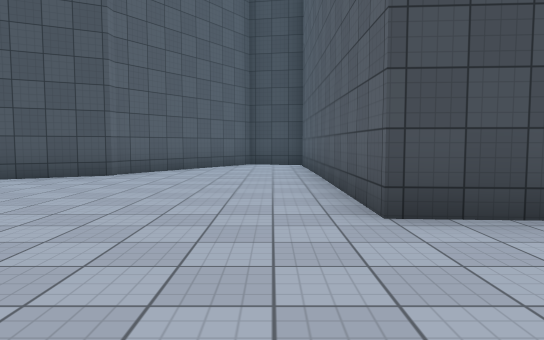
View 1 (above)

23 first-person views from a walk through a Unity game level. The camera is 1.3 m above the floor, tilts 4° down and sees 70° across. The floor is counted in squares, 2 m on a side. Each view is taken from the middle of a square. On the plan, view 1 faces up. The plan holds only what a view shows up to about 11 squares ahead; the rest is blank. The place goes on beyond the plan. Some animated figures are not drawn. Surface patterns are stand-ins for the level's own textures.

View 2
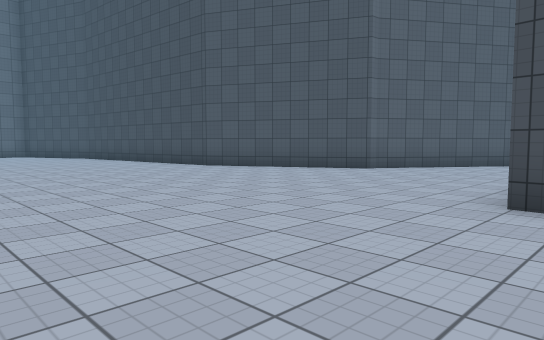

View 3
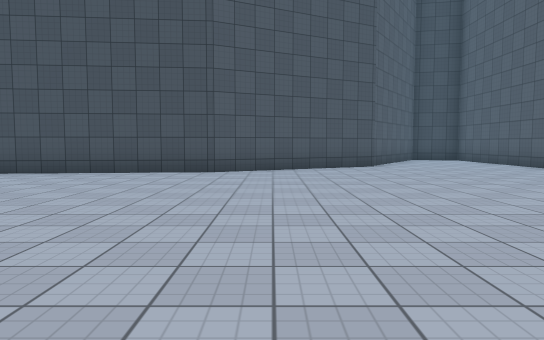

View 4
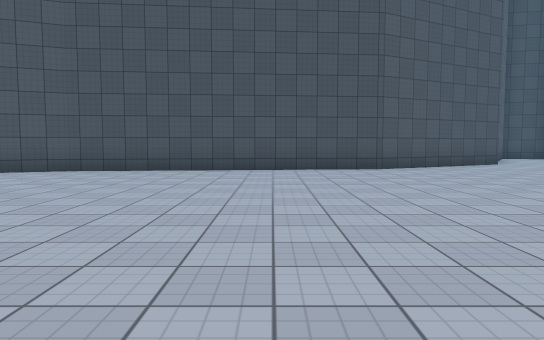

View 5
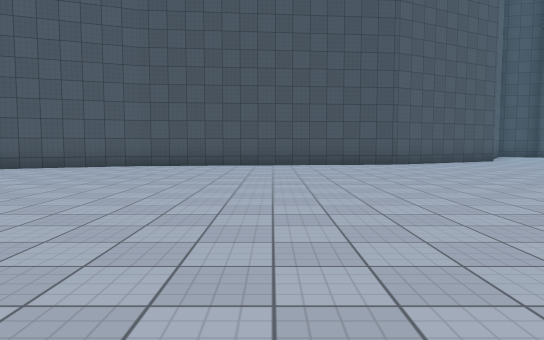

View 6
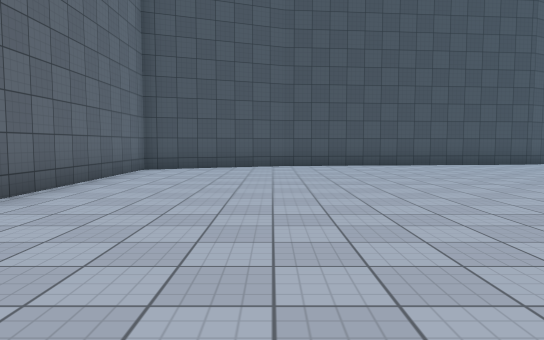

View 7
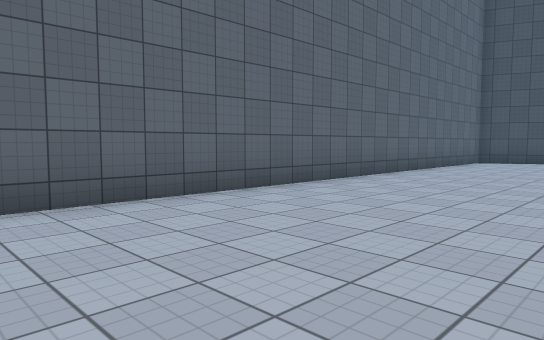

View 8
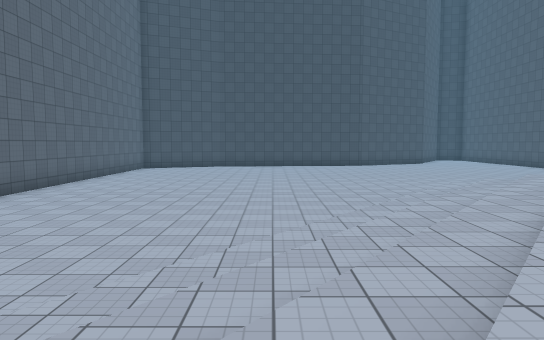

View 9
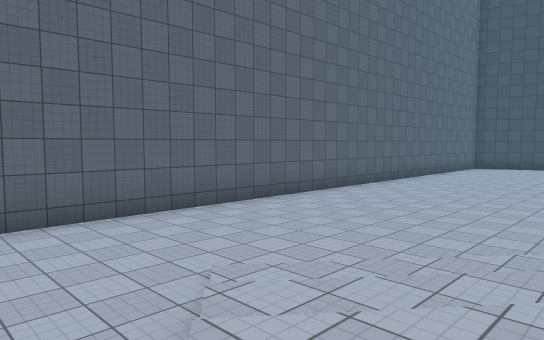

View 10
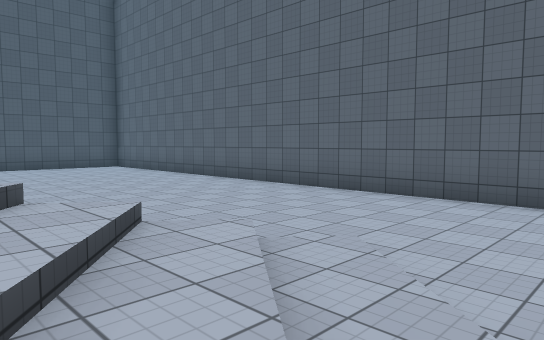

View 11
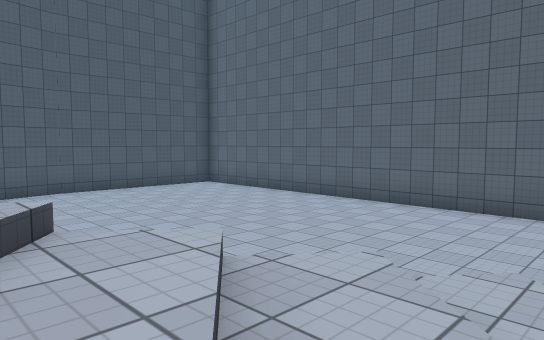

View 12
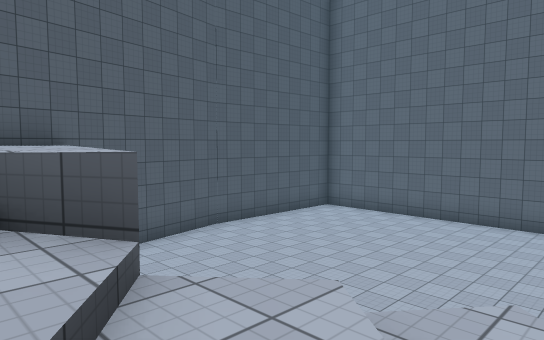

View 13
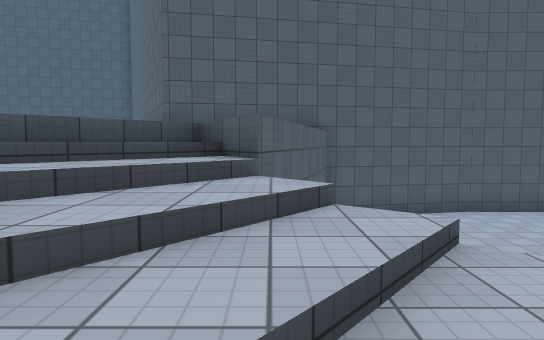

View 14
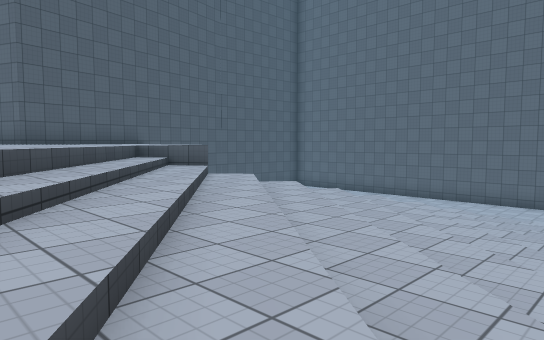

View 15
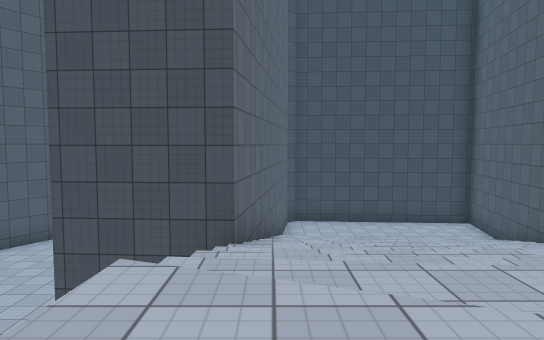

View 16
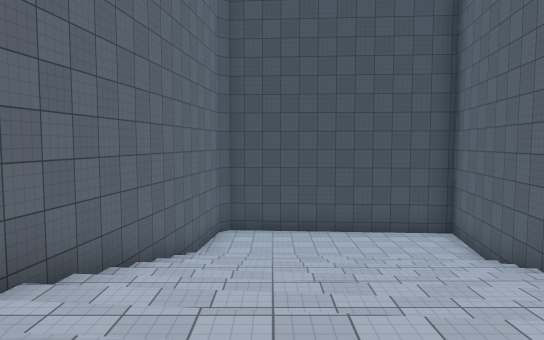

View 17
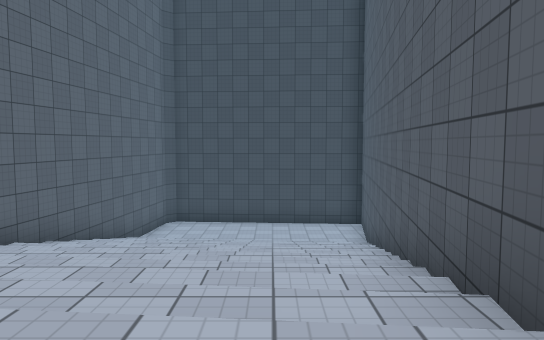

View 18
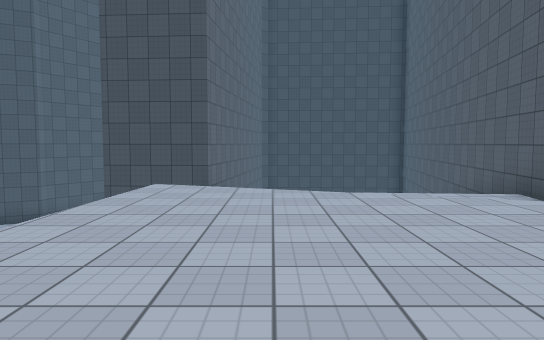

View 19
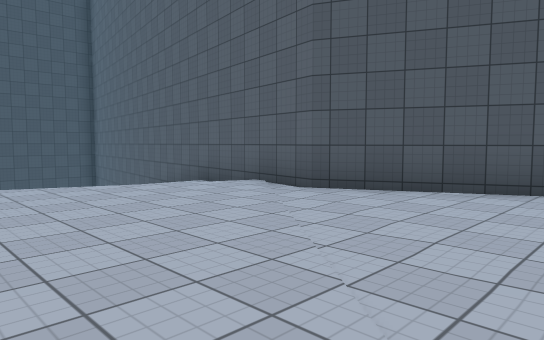

View 20
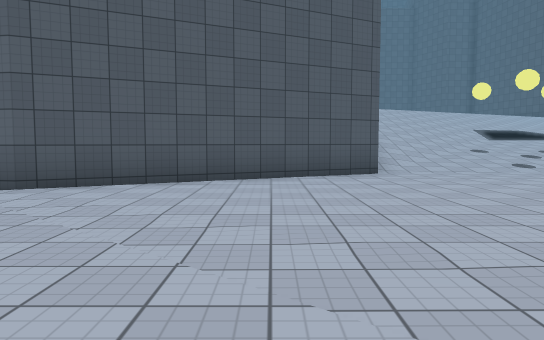

View 21
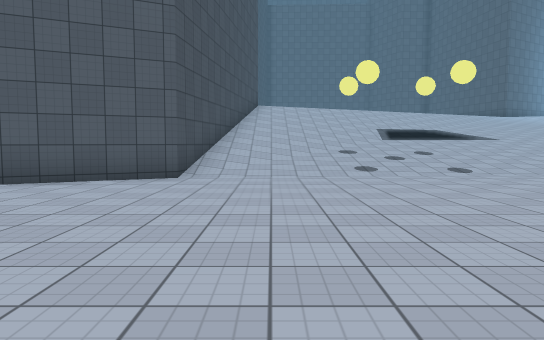

View 22
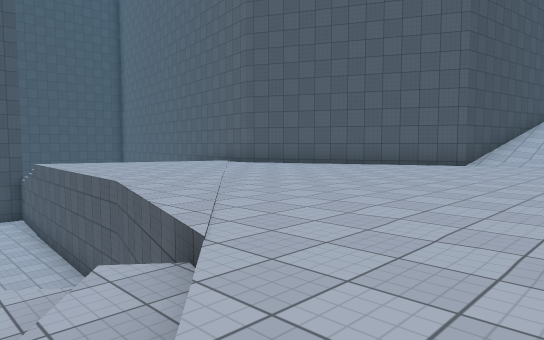

View 23
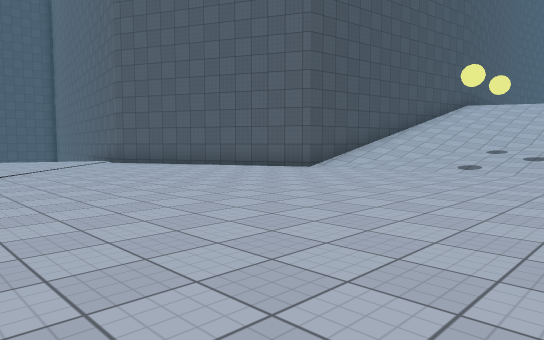

### Floor plan
Key: @ floor where view 1 was taken; # wall or solid block; . main floor; : floor 4 m higher than the main floor; + floor 4.25 m higher than the main floor; / step, stairs or slope; = window, fence, low wall or low ledge; v drop or lower ground.
Columns run from 19 left of view 1 to 14 right of it. Each row starts with its distance up from view 1.
 12                  ##    ########
 11                  #..#  #......#
 10                 ##..#  #......#
  9                 #...#  #///...#
  8               ###...#  #//////#
  7             ###.....# ##//////#
  6       #######.......###//////##
  5   #####.............###//////#
  4 ###.................###//////#
  3 #......................//////#
  2 #......................//////#
  1 #.....................///////#
  0 #..................@..////::##
 -1 #...............  .... ++/::#
 -2 #..............      .v++++/#
 -3 #..........  .       ./+++++#
 -4 #.........../        ./+++++##
 -5 #..........///       ./++++++#
 -6 #..........///        +++++++#
 -7 #.........////        +++++++##
 -8 #........////        .++++++++#
 -9 #.......////         .++++++++####
-10 #....../////         ++++++++++///
-11 #...../////         /++++++++++///
-12 #.....////          +++++++++++///
-13 #..../////   // /  /+++++++++++///
-14 #.../////////////     +++++++++///
-15 #....////////////     +++++++++///
-16 #......//////////     ++++    ++//
-17 #.......#///////               +//
-18 #......   //////
-19 #......   /////+
-20 #.......   =//++
-21 #........  //
-22 #........  ++
-23  ........
-24   ........
-25    .......   #
-26     ....#######

Where each view was taken, in squares from view 1:
view 1: 0 up, 0 right, facing up
view 2: 1 down, 2 right, facing up-left
view 3: 3 down, 6 left, facing up
view 4: 4 down, 10 left, facing up
view 5: 6 down, 11 left, facing up
view 6: 6 down, 15 left, facing up
view 7: 10 down, 14 left, facing up-left
view 8: 15 down, 12 left, facing up
view 9: 16 down, 12 left, facing up-left
view 10: 12 down, 12 left, facing down-left
view 11: 15 down, 10 left, facing down-left
view 12: 18 down, 7 left, facing down-left
view 13: 16 down, 8 left, facing down
view 14: 13 down, 3 left, facing down-left
view 15: 2 down, 4 right, facing up
view 16: 1 up, 6 right, facing up
view 17: 1 down, 8 right, facing up
view 18: 6 down, 5 right, facing up
view 19: 7 down, 4 right, facing up-right
view 20: 7 down, 3 right, facing right
view 21: 11 down, 4 right, facing right
view 22: 13 down, 0 right, facing up-right
view 23: 16 down, 3 right, facing up-right
